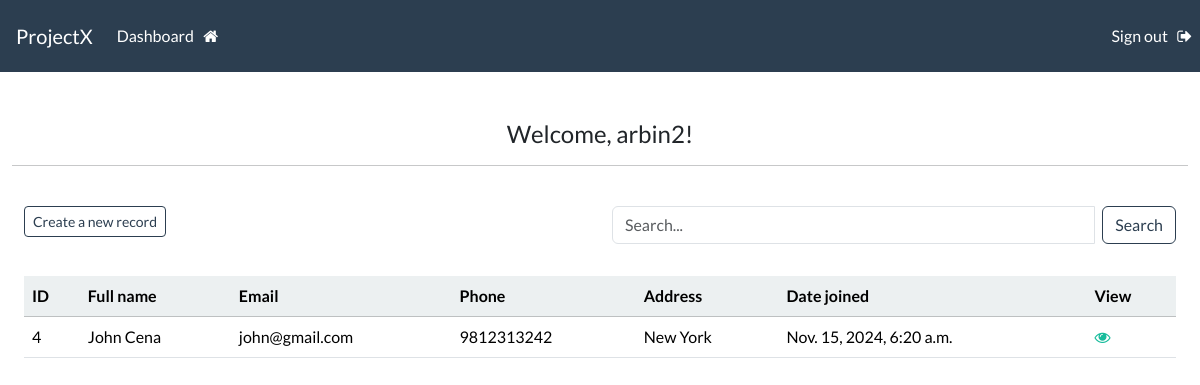
The app's page /dashboard (signed in) with its own data.
### webapp/models.py (models this page shows, shortened)
class Record(models.Model):
    MALE = 'M'
    FEMALE = 'F'
    GENDER_CHOICES = [
        (MALE, 'Male'),
        (FEMALE, 'Female'),
    ]
    user = models.ForeignKey(User, on_delete=models.SET_NULL, null=True, blank=True)
    creation_date = models.DateTimeField(auto_now_add=True)
    first_name = models.CharField(max_length= 255)
    last_name  = models.CharField(max_length= 255)
    email = models.CharField(max_length = 255)
    phone = models.CharField(max_length = 20)
    address = models.CharField(max_length= 255)
    city = models.CharField(max_length= 255)
    province = models.CharField(max_length=255)
    country = models.CharField(max_length=255)
    gender = models.CharField(max_length=1, choices=GENDER_CHOICES, null=True, blank=True)

### webapp/views.py (the view)
# urls.py: path('dashboard', views.dashboard,name = "dashboard"),
@login_required(login_url="my_login")
def dashboard(request):
    records = Record.objects.filter(user=request.user)
    return render(request, 'webapp/dashboard.html', {'records': records})

### webapp/templates/webapp/dashboard.html
{% extends "webapp/base.html" %}
{% block content %}
    <br>
    <h4 class="text-center">Welcome, {{ request.user.username }}!</h4>
    <hr>
    <br>
    <div class="container">
        <div class="row mb-3">
            <div class="col-md-6">
                <a class="btn btn-outline-primary btn-sm" href="{% url 'create-record' %}">
                    Create a new record
                </a>
            </div>
            <div class="col-md-6">
                <form method="get" action="{% url 'dashboard' %}">
                    <div class="input-group mb-3 gap-2">
                        <input type="text" class="form-control" name="search" placeholder="Search..." value="{{ request.GET.search }}">
                        <div class="input-group-append">
                            <button class="btn btn-outline-primary ml-2" type="submit">Search</button>
                        </div>
                    </div>
                </form>
            </div>
        </div>
        <table class="table table-hover">
            <thead class="table-light">
                <tr>
                    <th scope="col">ID</th>
                    <th scope="col">Full name</th>
                    <th scope="col">Email</th>
                    <th scope="col">Phone</th>
                    <th scope="col">Address</th>
                    <th scope="col">Date joined</th>
                    <th scope="col">View</th>
                </tr>
            </thead>
            <tbody>
                {% if records %}
                    {% for record in records %}
                        <tr>
                            <td>{{ record.id }}</td>
                            <td>{{ record.first_name }} {{ record.last_name }}</td>
                            <td>{{ record.email }}</td>
                            <td>{{ record.phone }}</td>
                            <td>{{ record.address }}</td>
                            <td>{{ record.creation_date }}</td>
                            <td><a href="{% url 'view-record' record.id %}"><i class="fa fa-eye" aria-hidden="true"></i></a></td>
                        </tr>
                    {% endfor %}
                {% else %}
                    <tr>
                        <td colspan="7" class="text-center">No records found.</td>
                    </tr>
                {% endif %}
            </tbody>
        </table>
    </div>
{% endblock %}

### static/css/styles.css (style rules this page uses)
.text-center { text-align: center; }
.container { max-width: 1200px; width: 100%; }

### webapp/templates/webapp/base.html (style rules this page uses)
body { display: flex; flex-direction: column; min-height: 100vh; margin: 0; }
.container { flex: 1; padding-bottom: 5px; }

### records on screen
Record: id "4", first_name "John", last_name "Cena", email "john@gmail.com", phone "9812313242", address "New York", creation_date "Nov. 15, 2024, 6:20 a.m."

### other values on screen
{{ request.user.username }} "arbin2"
